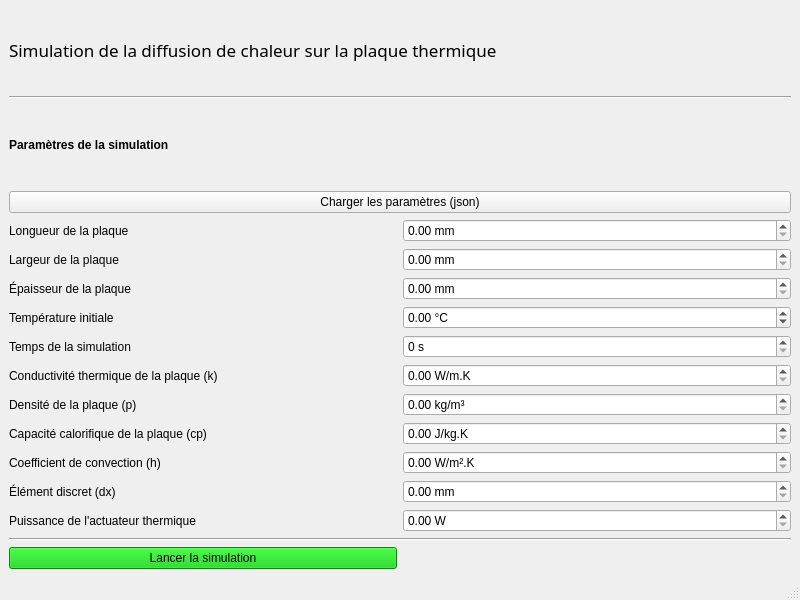
<?xml version="1.0" encoding="UTF-8"?>
<ui version="4.0">
 <class>MainWindow</class>
 <widget class="QMainWindow" name="MainWindow">
  <property name="geometry">
   <rect>
    <x>0</x>
    <y>0</y>
    <width>800</width>
    <height>600</height>
   </rect>
  </property>
  <property name="windowTitle">
   <string>MainWindow</string>
  </property>
  <widget class="QWidget" name="centralwidget">
   <layout class="QVBoxLayout" name="verticalLayout">
    <item>
     <layout class="QGridLayout" name="gridLayout">
      <item row="0" column="0" colspan="2">
       <widget class="QLabel" name="label">
        <property name="font">
         <font>
          <family>Segoe UI Black</family>
          <pointsize>13</pointsize>
         </font>
        </property>
        <property name="text">
         <string>Simulation de la diffusion de chaleur sur la plaque thermique</string>
        </property>
       </widget>
      </item>
      <item row="15" column="0" colspan="2">
       <widget class="Line" name="line_2">
        <property name="orientation">
         <enum>Qt::Horizontal</enum>
        </property>
       </widget>
      </item>
      <item row="2" column="0" colspan="2">
       <widget class="QLabel" name="label_2">
        <property name="font">
         <font>
          <weight>75</weight>
          <bold>true</bold>
         </font>
        </property>
        <property name="text">
         <string>Paramètres de la simulation</string>
        </property>
       </widget>
      </item>
      <item row="9" column="1">
       <widget class="QDoubleSpinBox" name="doubleSpinBox_k">
        <property name="suffix">
         <string> W/m.K</string>
        </property>
        <property name="maximum">
         <double>100000.000000000000000</double>
        </property>
       </widget>
      </item>
      <item row="4" column="0">
       <widget class="QLabel" name="label_3">
        <property name="text">
         <string>Longueur de la plaque</string>
        </property>
       </widget>
      </item>
      <item row="5" column="0">
       <widget class="QLabel" name="label_4">
        <property name="text">
         <string>Largeur de la plaque</string>
        </property>
       </widget>
      </item>
      <item row="3" column="0" colspan="2">
       <widget class="QPushButton" name="pushButton_load_json">
        <property name="text">
         <string>Charger les paramètres (json)</string>
        </property>
       </widget>
      </item>
      <item row="4" column="1">
       <widget class="QDoubleSpinBox" name="doubleSpinBox_longueur">
        <property name="suffix">
         <string> mm</string>
        </property>
        <property name="maximum">
         <double>100000.000000000000000</double>
        </property>
       </widget>
      </item>
      <item row="7" column="0">
       <widget class="QLabel" name="label_6">
        <property name="text">
         <string>Température initiale</string>
        </property>
       </widget>
      </item>
      <item row="10" column="0">
       <widget class="QLabel" name="label_9">
        <property name="text">
         <string>Densité de la plaque (p)</string>
        </property>
       </widget>
      </item>
      <item row="9" column="0">
       <widget class="QLabel" name="label_8">
        <property name="text">
         <string>Conductivité thermique de la plaque (k)</string>
        </property>
       </widget>
      </item>
      <item row="8" column="0">
       <widget class="QLabel" name="label_7">
        <property name="text">
         <string>Temps de la simulation</string>
        </property>
       </widget>
      </item>
      <item row="6" column="0">
       <widget class="QLabel" name="label_5">
        <property name="text">
         <string>Épaisseur de la plaque</string>
        </property>
       </widget>
      </item>
      <item row="11" column="0">
       <widget class="QLabel" name="label_10">
        <property name="text">
         <string>Capacité calorifique de la plaque (cp)</string>
        </property>
       </widget>
      </item>
      <item row="13" column="0">
       <widget class="QLabel" name="label_12">
        <property name="text">
         <string>Élément discret (dx)</string>
        </property>
       </widget>
      </item>
      <item row="14" column="0">
       <widget class="QLabel" name="label_13">
        <property name="text">
         <string>Puissance de l'actuateur thermique</string>
        </property>
       </widget>
      </item>
      <item row="12" column="0">
       <widget class="QLabel" name="label_11">
        <property name="text">
         <string>Coefficient de convection (h)</string>
        </property>
       </widget>
      </item>
      <item row="5" column="1">
       <widget class="QDoubleSpinBox" name="doubleSpinBox_largeur">
        <property name="suffix">
         <string> mm</string>
        </property>
        <property name="maximum">
         <double>100000.000000000000000</double>
        </property>
       </widget>
      </item>
      <item row="10" column="1">
       <widget class="QDoubleSpinBox" name="doubleSpinBox_p">
        <property name="suffix">
         <string> kg/m³</string>
        </property>
        <property name="maximum">
         <double>100000.000000000000000</double>
        </property>
       </widget>
      </item>
      <item row="7" column="1">
       <widget class="QDoubleSpinBox" name="doubleSpinBox_ti">
        <property name="suffix">
         <string> °C</string>
        </property>
        <property name="minimum">
         <double>-100.000000000000000</double>
        </property>
        <property name="maximum">
         <double>300.000000000000000</double>
        </property>
       </widget>
      </item>
      <item row="8" column="1">
       <widget class="QSpinBox" name="spinBox_temps">
        <property name="suffix">
         <string> s</string>
        </property>
        <property name="maximum">
         <number>100000</number>
        </property>
       </widget>
      </item>
      <item row="6" column="1">
       <widget class="QDoubleSpinBox" name="doubleSpinBox_epaisseur">
        <property name="suffix">
         <string> mm</string>
        </property>
        <property name="maximum">
         <double>10000.000000000000000</double>
        </property>
       </widget>
      </item>
      <item row="11" column="1">
       <widget class="QDoubleSpinBox" name="doubleSpinBox_cp">
        <property name="suffix">
         <string> J/kg.K</string>
        </property>
        <property name="maximum">
         <double>100000.000000000000000</double>
        </property>
       </widget>
      </item>
      <item row="12" column="1">
       <widget class="QDoubleSpinBox" name="doubleSpinBox_h">
        <property name="suffix">
         <string> W/m².K</string>
        </property>
       </widget>
      </item>
      <item row="14" column="1">
       <widget class="QDoubleSpinBox" name="doubleSpinBox_pin">
        <property name="suffix">
         <string> W</string>
        </property>
       </widget>
      </item>
      <item row="13" column="1">
       <widget class="QDoubleSpinBox" name="doubleSpinBox_dx">
        <property name="suffix">
         <string> mm</string>
        </property>
       </widget>
      </item>
      <item row="1" column="0" colspan="2">
       <widget class="Line" name="line">
        <property name="orientation">
         <enum>Qt::Horizontal</enum>
        </property>
       </widget>
      </item>
      <item row="16" column="0">
       <widget class="QPushButton" name="pushButton_start">
        <property name="styleSheet">
         <string notr="true">background-color: rgb(0, 197, 0);</string>
        </property>
        <property name="text">
         <string>Lancer la simulation</string>
        </property>
       </widget>
      </item>
     </layout>
    </item>
   </layout>
  </widget>
  <widget class="QMenuBar" name="menubar">
   <property name="geometry">
    <rect>
     <x>0</x>
     <y>0</y>
     <width>800</width>
     <height>22</height>
    </rect>
   </property>
  </widget>
  <widget class="QStatusBar" name="statusbar"/>
 </widget>
 <resources/>
 <connections/>
</ui>
